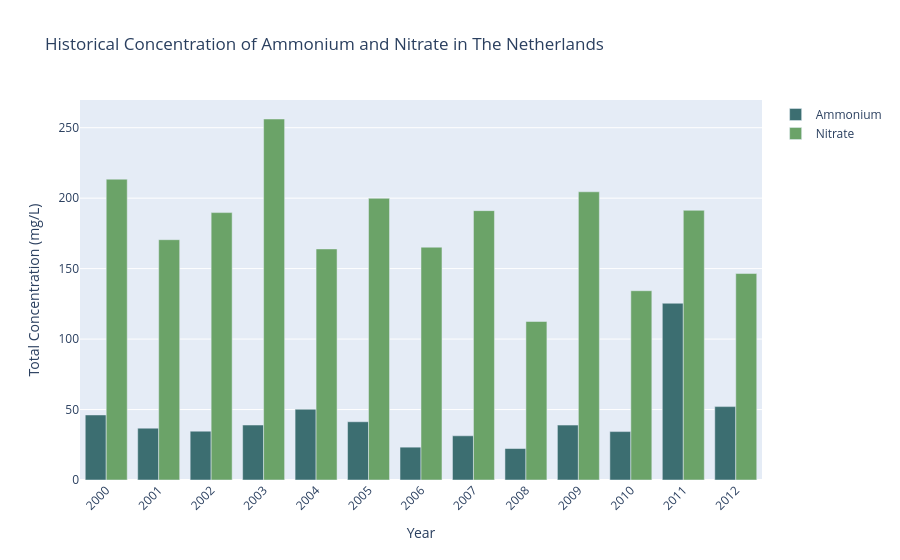

The cell this chart's notebook holds for it:
### Code cell
# https://plotly.com/python/bar-charts/

# filtering data for The Netherlands
nl_water = water_clean[water_clean['Country'] == 'Netherlands']

grouped = nl_water.groupby(['phenomenonTimeReferenceYear', 'observedPropertyDeterminandLabel'])['resultMeanValue'].sum().reset_index()
pivoted = grouped.pivot(index='phenomenonTimeReferenceYear', columns='observedPropertyDeterminandLabel', values='resultMeanValue').fillna(0)

# sort years
pivoted = pivoted.sort_index()

# data for plotting
years = pivoted.index.astype(str) 
ammonium = pivoted['Ammonium'] if 'Ammonium' in pivoted else [0]*len(years)
nitrate = pivoted['Nitrate'] if 'Nitrate' in pivoted else [0]*len(years)

# making plot
fig = go.Figure()
fig.add_trace(go.Bar(
    x=years,
    y=ammonium,
    name='Ammonium',
    marker_color='#3C6E71'
))
fig.add_trace(go.Bar(
    x=years,
    y=nitrate,
    name='Nitrate',
    marker_color='#6BA368'
))

fig.update_layout(
    title='Historical Concentration of Ammonium and Nitrate in The Netherlands',
    xaxis_title='Year',
    yaxis_title='Total Concentration (mg/L)',
    barmode='group',
    xaxis_tickangle=-45
)

fig.write_html("docs/data/visual_charts_graphs/concentration_properties_GW_NL.html")
fig.show()

### Figure 1 — Plotly figure (JSON) as saved in the notebook; plotly's stock layout.template omitted (floating-point values rounded to 4 significant figures)
{"data": [{"marker": {"color": "#3C6E71"}, "name": "Ammonium", "type": "bar", "x": ["2000", "2001", "2002", "2003", "2004", "2005", "2006", "2007", "2008", "2009", "2010", "2011", "2012"], "y": [46.15, 36.78, 34.66, 39, 50.22, 41.33, 23.3, 31.36, 22.33, 38.96, 34.35, 125.4, 52.07]}, {"marker": {"color": "#6BA368"}, "name": "Nitrate", "type": "bar", "x": ["2000", "2001", "2002", "2003", "2004", "2005", "2006", "2007", "2008", "2009", "2010", "2011", "2012"], "y": [213.5, 170.5, 189.8, 256.2, 164.0, 199.9, 165.2, 191.2, 112.5, 204.5, 134.3, 191.4, 146.5]}], "layout": {"autosize": true, "barmode": "group", "title": {"text": "Historical Concentration of Ammonium and Nitrate in The Netherlands"}, "xaxis": {"autorange": true, "range": [-0.5, 12.5], "tickangle": -45, "title": {"text": "Year"}, "type": "category"}, "yaxis": {"autorange": true, "range": [0, 269.7], "title": {"text": "Total Concentration (mg/L)"}, "type": "linear"}}}
